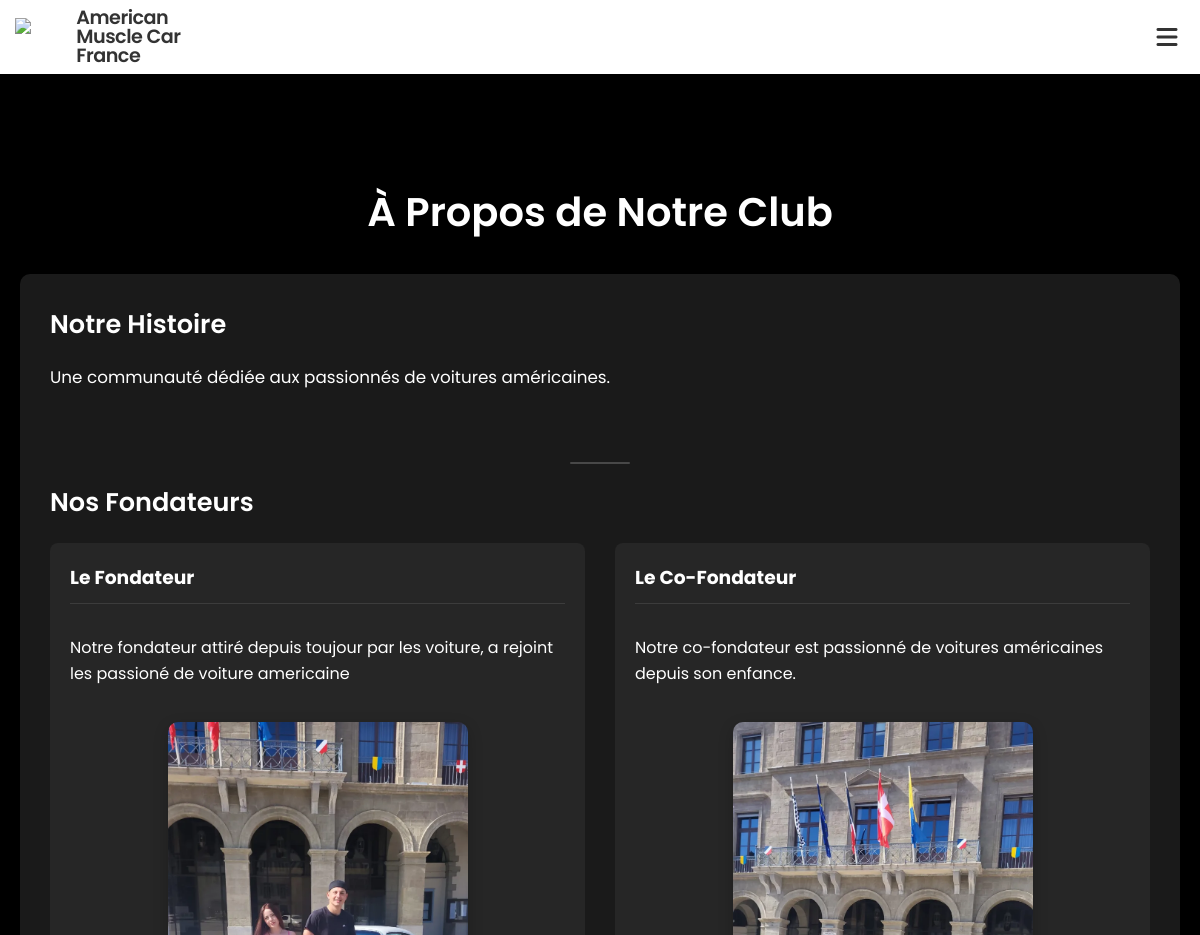
Page /about/ (upper part) on the earlier database version.
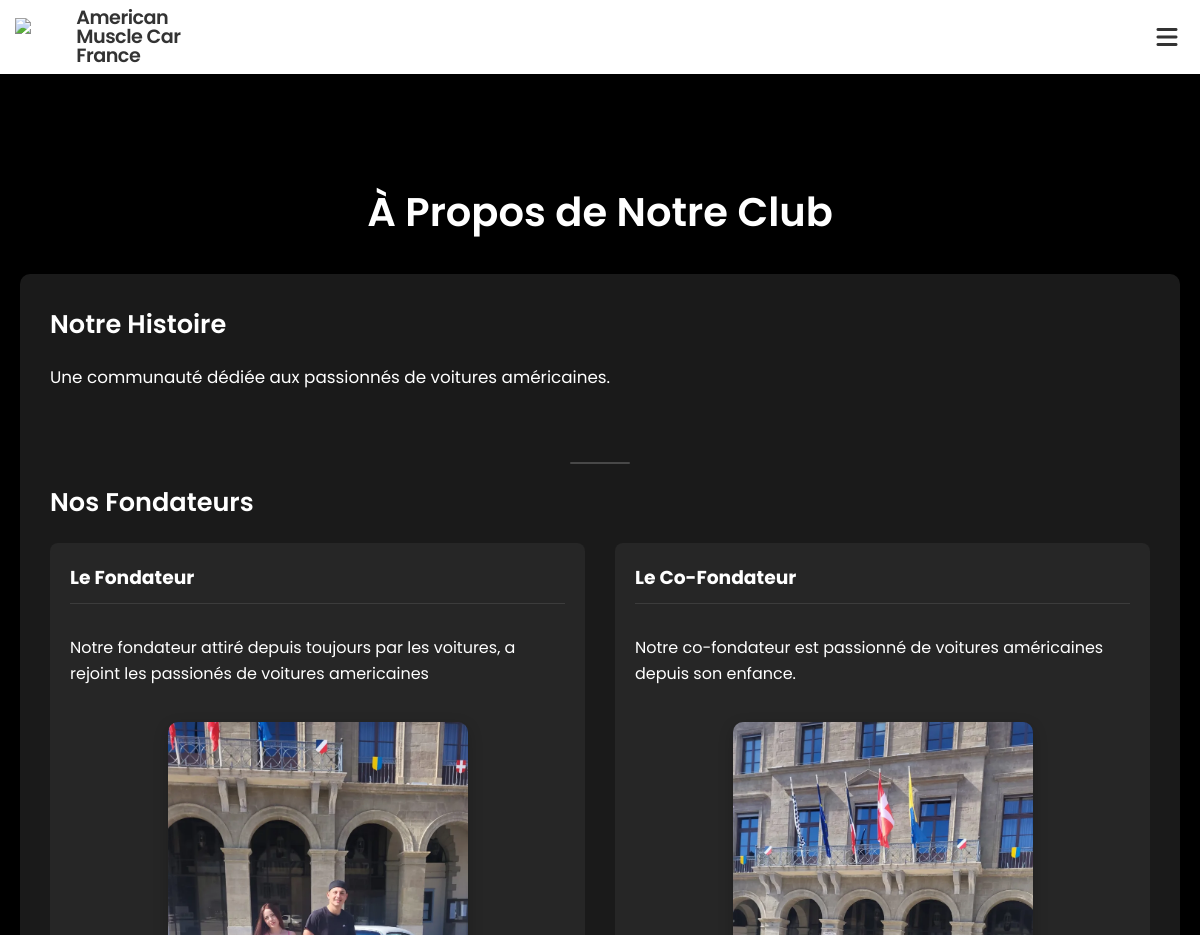
Same page on the later database version.
### core/models.py (models this page shows, shortened)
class ClubInfo(models.Model):
    name = models.CharField(max_length=100, default="Club de Voitures Américaines", verbose_name="Nom")
    description = models.TextField(verbose_name="Description")
    founder_info = models.TextField(blank=True, null=True, verbose_name="Informations sur le fondateur")
    cofounder_info = models.TextField(blank=True, null=True, verbose_name="Informations sur le co-fondateur")
    email = models.EmailField(blank=True, null=True, verbose_name="Email")
    phone = models.CharField(max_length=20, blank=True, null=True, verbose_name="Téléphone")
    instagram = models.CharField(max_length=100, blank=True, null=True)
    facebook = models.CharField(max_length=100, blank=True, null=True)
    twitter = models.CharField(max_length=100, blank=True, null=True)
    class Meta:
        verbose_name = "Information du Club"
        verbose_name_plural = "Informations du Club"

### core/views.py (the view)
# urls.py: path('about/', views.about, name='about'),
def about(request):
    club_info = ClubInfo.objects.first()
    context = {
        'club_info': club_info,
    }
    return render(request, 'core/about.html', context)

### core/context_processors.py (called while the page is built)
def club_info(request):
    try:
        info = ClubInfo.objects.first()
    except:
        info = None
    return {'global_club_info': info}

### templates/core/about.html (shortened to what this page needs)
{% extends 'base/base.html' %}
{% block content %}
<main style="grid-template-columns: 1fr; grid-template-areas: 'title' 'content'; padding: 0 20px;">
    <h1>À Propos de Notre Club</h1>
    <div class="about-content" style="grid-area: content; background-color: rgba(255, 255, 255, 0.1); border-radius: 10px; padding: 30px; margin-bottom: 40px;">
        {% if club_info %}
            <div class="about-section">
                <h2>Notre Histoire</h2>
                <p>{{ club_info.description }}</p>
            </div>
            <div class="founders-section">
                <h2>Nos Fondateurs</h2>
                <div class="founders-grid">
                    <div class="founder-card">
                        <h3>Le Fondateur</h3>
                        <p>{{ club_info.founder_info }}</p>
                        <img src="/static/img/Jerem.png" alt="Fondateur" class="founder-image">
                    </div>
                    <div class="founder-card">
                        <h3>Le Co-Fondateur</h3>
                        <p>{{ club_info.cofounder_info }}</p>
                        <img src="/static/img/Eric.png" alt="Co-Fondateur" class="founder-image">
                    </div>
                </div>
            </div>
        {% else %}
            <p>Les informations sur le club ne sont pas encore disponibles.</p>
        {% endif %}
    </div>
</main>
{% endblock %}

### templates/base/base.html (shortened to what this page needs)
<!DOCTYPE html>
<html lang="fr">
<head>
    <link href="https://cdnjs.cloudflare.com/ajax/libs/font-awesome/6.0.0/css/all.min.css" rel="stylesheet">
    <link href="/static/css/style.css" rel="stylesheet">
</head>
<body>
    <nav>
        <div class="nav-left">
            <img src="/static/img/logo.png" alt="logo">
            <span class="nav-title">{% if global_club_info %}{{ global_club_info.name }}{% else %}Club de Voitures Américaines{% endif %}</span>
        </div>
        <div class="nav-right">
            <button id="mobile-menu-toggle" aria-label="Toggle menu">
                <i class="fas fa-bars"></i>
            </button>
        </div>
    </nav>
    {% block content %}{% endblock %}
</body>
</html>

### static/css/style.css (style rules this page uses)
:root { --main-dark: #0e0f10; --secondary-dark: #1a1c1e; --accent: #ff3838; --text-light: #f8f9fa; --text-secondary: #adb5bd; --event-date-bg: #ff3838; }
html, body { height: 100%; }
html { font-size: 16px; }
body { margin: 0; padding: 0; background-color: black; color: white; font-family: 'Poppins', sans-serif; display: flex; flex-direction: column; min-height: 100vh; line-height: 1.6; }
nav { display: flex; justify-content: space-between; align-items: center; padding: 15px 30px; background-color: white; box-shadow: 0 2px 10px rgba(0, 0, 0, 0.1); position: sticky; top: 0; z-index: 100; }
.nav-left { display: flex; align-items: center; gap: 15px; }
.nav-left img { height: 75px; width: auto; object-fit: contain; display: block; }
.nav-title { font-weight: 600; font-size: 1.4em; color: #333; letter-spacing: -0.5px; display: flex; align-items: center; line-height: 1; }
.nav-right { display: flex; }
main { min-height: auto; max-width: 1300px; margin: 80px auto; padding: 0 20px; flex: 1; }
main > h1 { grid-area: title; text-align: center; margin-bottom: 30px; font-size: 2.5rem; font-weight: 600; }
main h2 { margin: 0; font-size: 1.3rem; font-weight: 500; margin-bottom: 10px; transition: color 0.3s ease; }
main h2:first-of-type { font-weight: 600; font-size: 1.6rem; margin-bottom: 15px; position: relative; transition: color 0.3s ease; }
main h2:first-of-type::after { content: ''; position: absolute; bottom: -5px; left: 0; width: 0; height: 2px; background-color: #ffffff; transition: width 0.3s ease; }
@media (max-width: 1400px) { main { grid-template-columns: 1fr; grid-template-areas: "title" "card1" "card2" "card3" "card4" "card5" "card6"; } }

### templates/base/base.html (style rules this page uses)
body.page-transition { animation: fadeIn 0.5s ease-in-out; }
nav { display: flex; justify-content: space-between; align-items: center; padding: 15px 30px; background-color: white; box-shadow: 0 2px 10px rgba(0, 0, 0, 0.1); position: sticky; top: 0; z-index: 100; flex-wrap: nowrap; }
.nav-left { display: flex; align-items: center; gap: 15px; flex-shrink: 0; margin-right: 20px; }
.nav-right { display: flex; align-items: center; gap: 10px; flex-shrink: 0; }
#mobile-menu-toggle { display: flex; align-items: center; justify-content: center; background: none; border: none; color: #333; font-size: 1.5rem; cursor: pointer; margin-left: 10px; padding: 5px; transition: transform 0.3s ease; width: 36px; height: 36px; border-radius: 50%; }
@media (max-width: 1400px) { nav { flex-wrap: wrap; padding: 8px 15px; } }
@media (max-width: 1400px) { .nav-left { gap: 10px; } }
@media (max-width: 1400px) { .nav-left img { height: 38px; } }
@media (max-width: 1400px) { .nav-title { font-size: 1.2em; max-width: 160px; overflow: hidden; text-overflow: ellipsis; } }

### templates/core/about.html (style rules this page uses)
.founder-image { max-width: 300px; width: 100%; height: auto; border-radius: 10px; margin-top: 20px; align-self: center; box-shadow: 0 5px 15px rgba(0, 0, 0, 0.2); transition: transform 0.3s ease, box-shadow 0.3s ease; }
.about-content { transition: padding 0.3s ease; }
.about-section { margin-bottom: 40px; }
.about-section p { line-height: 1.8; font-size: 1.05rem; }
.founders-section { margin-top: 70px; position: relative; padding-top: 20px; }
.founders-section::before { content: ''; position: absolute; top: 0; left: 50%; transform: translateX(-50%); width: 60px; height: 2px; background-color: rgba(255, 255, 255, 0.2); border-radius: 1px; }
.founders-grid { display: grid; grid-template-columns: 1fr 1fr; gap: 30px; margin-top: 20px; }
.founder-card { background-color: rgba(255, 255, 255, 0.05); border-radius: 8px; overflow: hidden; padding: 20px; transition: all 0.3s ease; height: 100%; display: flex; flex-direction: column; }
.founder-card h3 { margin-top: 0; border-bottom: 1px solid rgba(255, 255, 255, 0.1); padding-bottom: 10px; margin-bottom: 15px; }

Differences in the rows shown:
changed ClubInfo "American Muscle Car France": founder_info "Notre fondateur attiré depuis toujour par les voiture, a rejoint les passioné de voiture americaine" → "Notre fondateur attiré depuis toujours par les voitures, a rejoint les passionés de voitures americaines"
